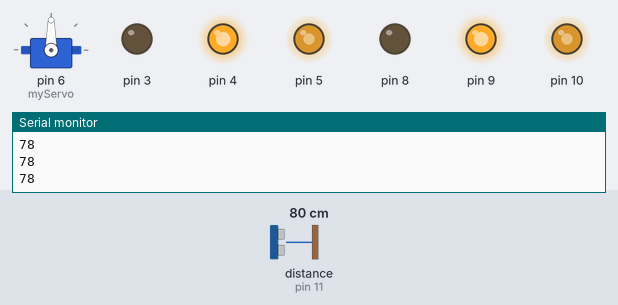
Bench run of a sketch on a simulated Arduino Uno, built with avr-gcc and run on an emulated ATmega328P. Shown: servo, output pins drawn as LEDs (lit = HIGH), the last lines printed to the serial monitor. Wiring (inferred from the names in the program): ultrasonic range finder: trigger pin 13; echo pin 11. Dashed ring = blinking. Inputs (shaded band) come from the test bench; at power-on: distance to the obstacle (sensor on pin 11) 80 cm. The echo pulse lasts 58.3 µs per cm; pins used as bus, display or sensor lines are not drawn.

Above: at 1.2 s.
1.3 s: distance to the obstacle (sensor on pin 11) set to 29 cm
2.8 s: distance to the obstacle (sensor on pin 11) set to 23 cm
At 3.9 s:
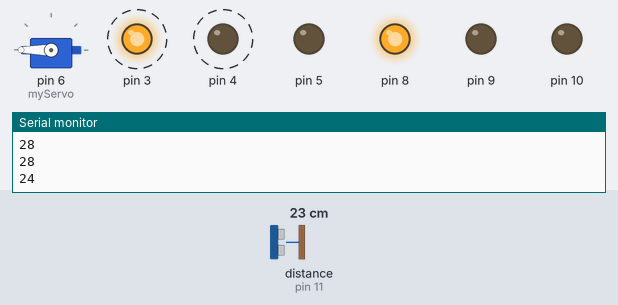
At 4.4 s:
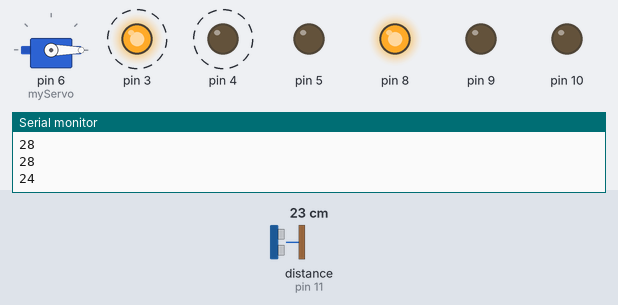
Timing chart, 0 to 11.8 s (numbered marks = the images above; inputs shaded):
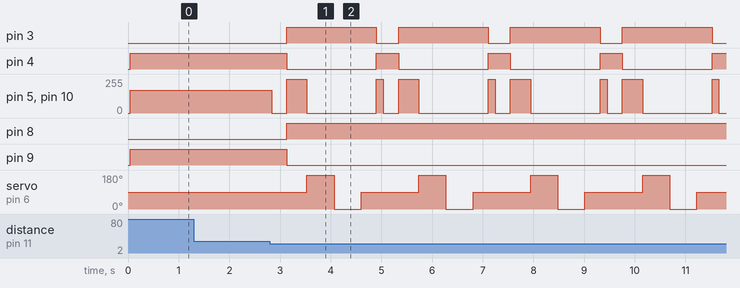

Measured:
- the behaviour switches between 27 and 26 cm on distance to the obstacle (sensor on pin 11) (found by bisection; images 0 and 1)
- after the input at 2.8 s, pin 3: alternates HIGH for 1.8 s and LOW for 0.44 s, starting after 0.33 s; pin 4: alternates HIGH for 0.44 s and LOW for 1.8 s, starting after 0.33 s

The sketch:

Avoidance_robot.ino
```cpp
#include <Servo.h>

Servo myServo;

int trigPin = 13;
int echoPin = 11;

long getDistance()
{
  long total = 0;
  int validReadings = 0;

  for(int i = 0; i < 3; i++)
  {
    digitalWrite(trigPin, LOW);
    delayMicroseconds(2);
    digitalWrite(trigPin, HIGH);
    delayMicroseconds(10);
    digitalWrite(trigPin, LOW);
    long Duration = pulseIn(echoPin, HIGH);
    long d = Duration * 0.034 / 2;

    if(d > 2)
    {
      total = total + d;
      validReadings = validReadings + 1;
    }
    delay(10);
  }

  if(validReadings == 0) return 999;
  return total / validReadings;
}

void forward()
{
  analogWrite(10, 170);
  digitalWrite(9, HIGH);
  digitalWrite(8, LOW);
  analogWrite(5, 170);
  digitalWrite(4, HIGH);
  digitalWrite(3, LOW);
}

void reverse()
{
  digitalWrite(10, HIGH);
  digitalWrite(9, LOW);
  digitalWrite(8, HIGH);
  digitalWrite(5, HIGH);
  digitalWrite(4, LOW);
  digitalWrite(3, HIGH);
}

void stopMotors()
{
  digitalWrite(10, LOW);
  digitalWrite(5, LOW);
}

void right()
{
  digitalWrite(10, HIGH);
  digitalWrite(9, HIGH);
  digitalWrite(8, LOW);
  digitalWrite(5, HIGH);
  digitalWrite(4, LOW);
  digitalWrite(3, HIGH);
}

void left()
{
  digitalWrite(10, HIGH);
  digitalWrite(9, LOW);
  digitalWrite(8, HIGH);
  digitalWrite(5, HIGH);
  digitalWrite(4, HIGH);
  digitalWrite(3, LOW);
}

void setup()
{
  pinMode(trigPin, OUTPUT);
  pinMode(echoPin, INPUT);
  pinMode(10, OUTPUT);
  pinMode(9, OUTPUT);
  pinMode(8, OUTPUT);
  pinMode(5, OUTPUT);
  pinMode(4, OUTPUT);
  pinMode(3, OUTPUT);
  myServo.attach(6);
  myServo.write(90);
  Serial.begin(9600);
}

void loop()
{
  long distance = getDistance();
  Serial.println(distance);

  if(distance > 2)
  {
    if(distance > 25)
    {
      forward();
    }
    else
    {
      stopMotors();
      delay(300);
      reverse();
      delay(400);
      stopMotors();

      myServo.write(180);
      delay(500);
      long RightDistance = getDistance();

      myServo.write(0);
      delay(500);
      long LeftDistance = getDistance();

      myServo.write(90);
      delay(300);

      if(RightDistance > LeftDistance)
      {
        right();
        delay(100);
      }
      else
      {
        left();
        delay(100);
      }
    }
  }
}
```
